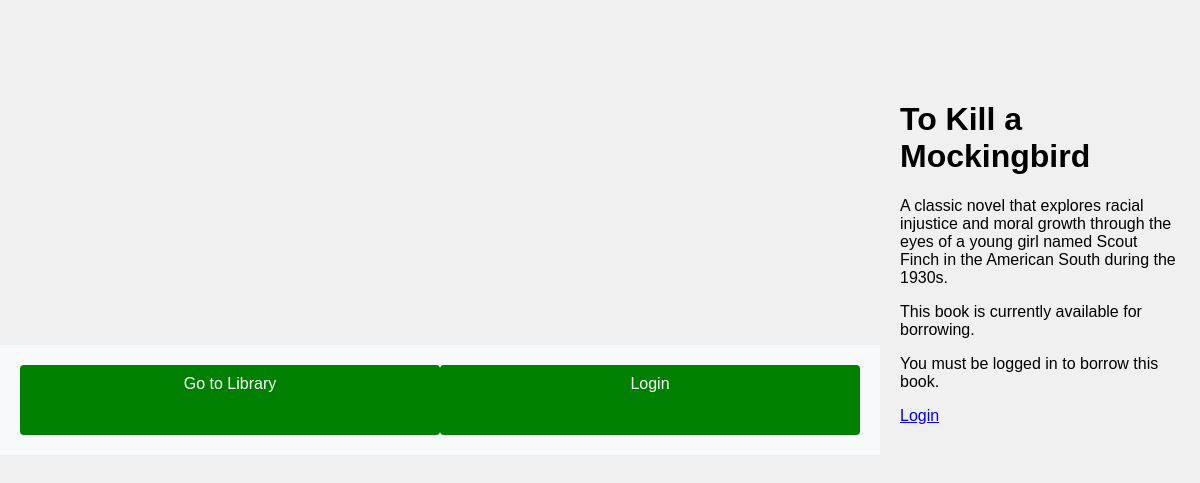
Screenshot of /book/1 with the database file from the repository.
### tables this page shows
CREATE TABLE books (id INTEGER PRIMARY KEY, title TEXT, description TEXT, image_location TEXT);

### app.py (the view)
@app.route('/book/<int:book_id>', methods=['POST', 'GET'])
def book(book_id):
	date_in_two_weeks = datetime.datetime.now() + datetime.timedelta(days=7)
	date_string = date_in_two_weeks.strftime('%Y-%m-%d')
	book = get_book(book_id)
	return render_template('book.html', book=book, date_in_a_week=date_string)

### database.py (called while the page is built)
def get_book(book_id: int) -> dict:
	connect = sqlite3.connect('database.db')
	connect.row_factory = sqlite3.Row
	cursor = connect.cursor()
	cursor.execute("""
		SELECT
			b.title,
			b.description,
			CASE
				WHEN bl.end IS NOT NULL AND DATE('now') BETWEEN bl.start AND bl.end THEN date(bl.end)
				ELSE "Not On Loan"
			END AS on_loan_until,
			b.image_location,
			b.id AS bookid
		FROM
		books AS b
		LEFT JOIN
		(
			SELECT DISTINCT *
			FROM book_loans
			WHERE DATE('now') BETWEEN start AND end
		) AS bl ON b.id = bl.book_id
		WHERE id = ?;
		""", (book_id,))
	row = cursor.fetchone()
	connect.close()
	if row:
		row = dict(row)
		loan_details = get_loan_details(book_id)
		if loan_details:
			row.update(loan_details)
			loaner_details = get_user_by_id(loan_details['user_id'])
			if(loaner_details):
				row.update(loaner_details)
		return row
	else:
		return None

def get_user_by_id(user_id: int) -> dict:
	connect = sqlite3.connect('database.db')
	connect.row_factory = sqlite3.Row
	cursor = connect.cursor()
	cursor.execute('SELECT * FROM users WHERE id = ?', (user_id,))
	row = cursor.fetchone()
	connect.close()
	if row:
		return dict(row)
	else:
		return None

def get_loan_details(book_id: int) -> dict:
	connect = sqlite3.connect('database.db')
	connect.row_factory = sqlite3.Row
	cursor = connect.cursor()
	cursor.execute('SELECT * FROM book_loans WHERE book_id = ? ORDER BY end', (book_id,))
	row = cursor.fetchone()
	connect.close()
	if row:
		return dict(row)
	else:
		return None

### templates/book.html (shortened to what this page needs)
{% extends "index.html" %}
{% block content %}
    <h1>{{ book.title }}</h1>
    <p>{{ book.description }}</p>
	{% if book.on_loan_until != 'Not On Loan' %}
		<p>This book is currently loaned to {{ book.first_name }} ({{ book.email }}).</p>
		<p>It is due back on {{ book.end }}.</p>
	{% elif book.on_loan_until == 'Not On Loan' and 'user' in session %}
		<p>This book is currently available for borrowing.</p>
		<form action="/reserve/{{ book.bookid }}" method="post">
			<button type="submit">Reserve this book a week until: {{ date_in_a_week }}</button>
		</form>
	{% else %}
		<p>This book is currently available for borrowing.</p>
		<p>You must be logged in to borrow this book.</p>
		<a href="/login">Login</a>
	{% endif %}
{% endblock %}

### static/css/main.css (style rules this page uses)
body { font-family: Arial, sans-serif; margin: 0; padding: 0; background-color: #f0f0f0; }

### templates/book.html (style rules this page uses)
body { font-family: Arial, sans-serif; margin: 0; padding: 0; display: flex; justify-content: center; align-items: center; height: 100vh; background-color: #f0f0f0; }

### rows the page displays
books: title "To Kill a Mockingbird", description "A classic novel that explores racial injustice and moral growth through the eyes of a young girl named Scout Finch in the American South during the 1930s."
